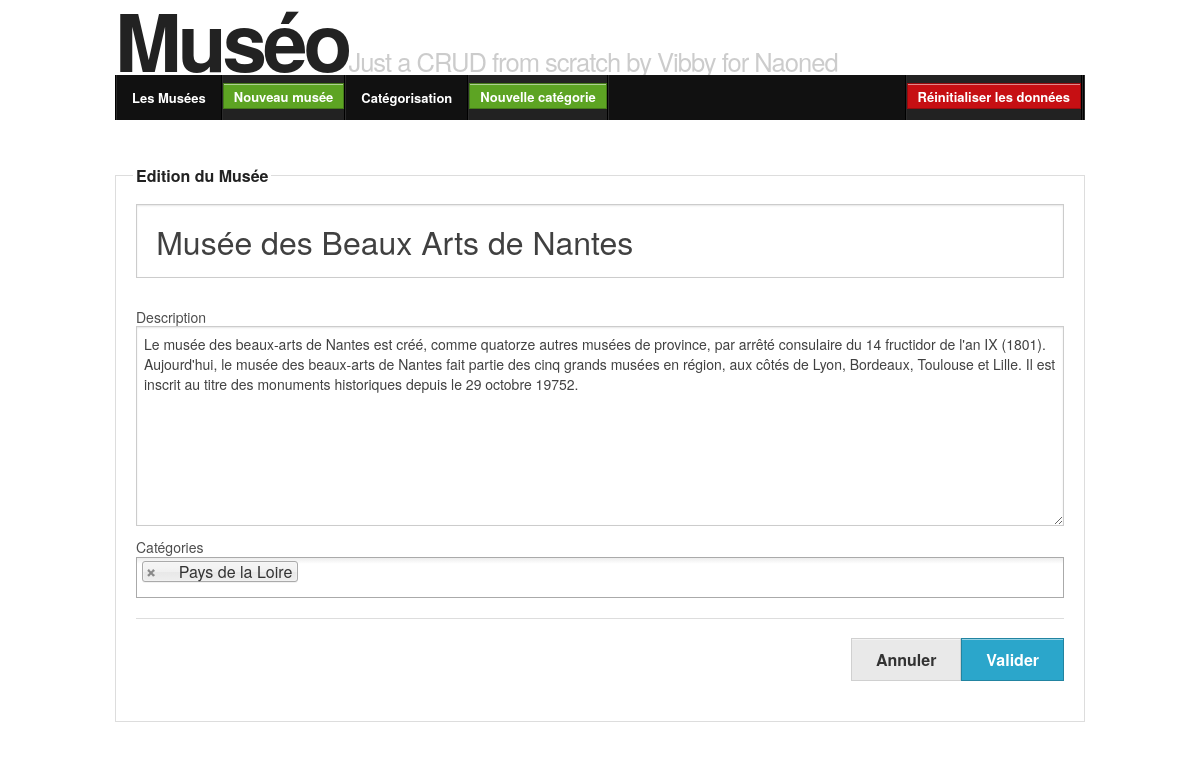
The page /editMuseum.php?id=5 on the database as committed earlier.
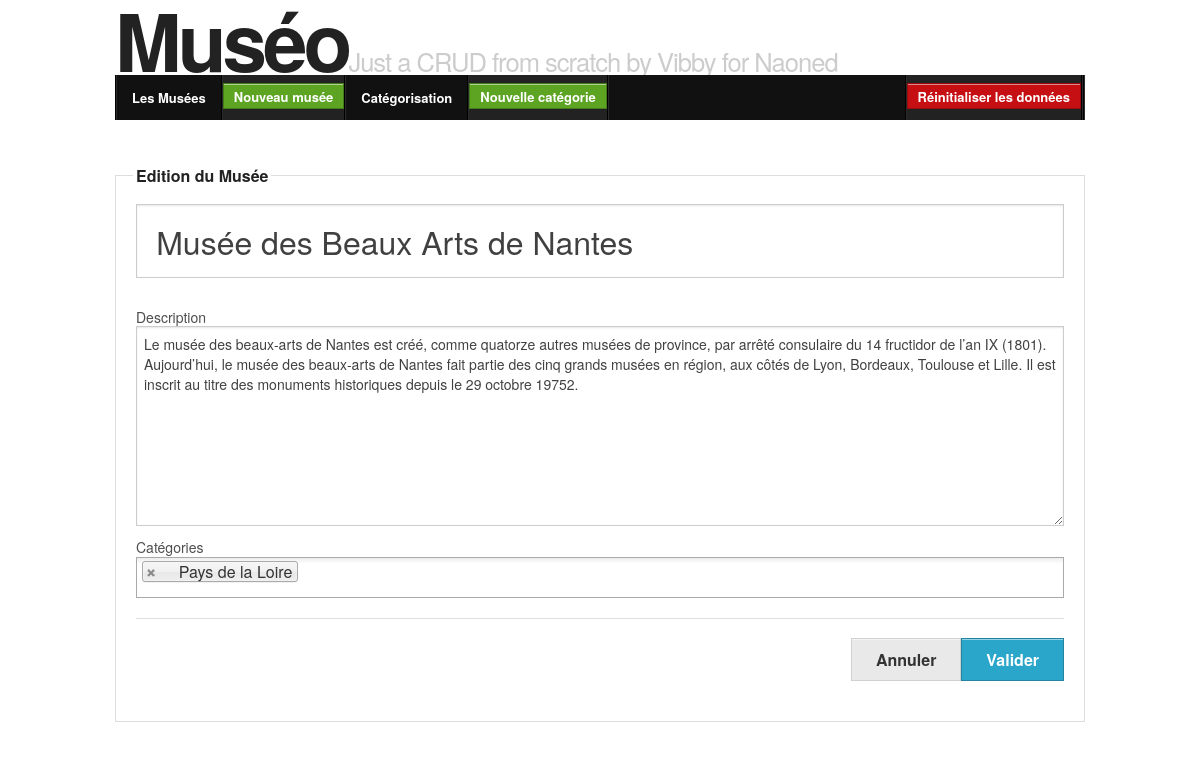
The same page on the database as committed later.
### tables this page shows
CREATE TABLE `museumcategory` (
  `category_id` int(10) NOT NULL DEFAULT '0',
  `museum_id` int(10) NOT NULL DEFAULT '0',
  PRIMARY KEY (`category_id`,`museum_id`),
  KEY `museum_id` (`museum_id`)
);

CREATE TABLE `museum` (
  `id` int(10) NOT NULL AUTO_INCREMENT,
  `name` varchar(50) NOT NULL,
  `description` varchar(1000) NOT NULL,
  PRIMARY KEY (`id`),
  UNIQUE KEY `name` (`name`)
);

### Museo/Lib/Controller.php (called while the page is built, shortened)
<?php
class Controller
{
	protected $config;
    public function __construct() {
		$this->config = new Config;
    }
    public function initDb() {
		$dbConnection = new connexionManager(
			$this->config->get('dbHost'),
			$this->config->get('dbName'),
			$this->config->get('dbUser'),
			$this->config->get('dbPassword')
		);
		$dbConnection->connexion->setAttribute(\PDO::ATTR_EMULATE_PREPARES, false);
		$dbConnection->connexion->setAttribute(\PDO::ATTR_ERRMODE, \PDO::ERRMODE_EXCEPTION);
		$this->db = $dbConnection->connexion;
    }
	protected function requireParam($paramName, $validator) {
		$param = $this->getParam($paramName, $validator);
		return $param;
	}
	protected function getParam($paramName, $validator) {
		return $_REQUEST[$paramName];
	}
	protected function initEditAction($sessionNamePrefix) {
		if (array_key_exists($sessionNamePrefix . '_data',$_SESSION)) {
			$data = $_SESSION[$sessionNamePrefix . '_data'];
		} else {
			$data = $this->getOneById()->toArray();
		}
		$errors = array_key_exists($sessionNamePrefix.'_errors',$_SESSION) ?
			$_SESSION[$sessionNamePrefix.'_errors'] :
			array();
		return array($data, $errors);
	}
}

### Museo/Controller/MuseumController.php (called while the page is built, shortened)
<?php
class MuseumController extends controller
{
	protected function getOneById($id = false) {
		if (!$id) {
			$id = $this->requireParam('id', \FILTER_VALIDATE_INT);
		}
		$museumManager = new MuseumManager($this->db);
		$museum = $museumManager->getOneById($id);
		return ($museum);
	}
	private function getCategoriesTree() {
		$categoryManager = new CategoryManager($this->db);
		return $categoryManager->getCategoriesTree();
	}
	function editAction() {
		$id = $this->requireParam('id', \FILTER_VALIDATE_INT);
		$sessionNamePrefix = 'museum_update'.$id;
		list($data, $errors) = $this->initEditAction($sessionNamePrefix);
		return (array(
			'categories' => $this->getCategoriesTree(),
			'token'      => $this->generateCrsf($sessionNamePrefix),
			'errors'     => $errors,
			'values'     => $data,
		));
	}
}

### Museo/Lib/Autoloader.php (called while the page is built, shortened)
<?php
class SplClassLoader
{
    private $_fileExtension = '.php';
    private $_namespace;
    private $_namespaceSeparator = '\\';
    public function __construct($ns = null, $includePath = null)
    {
        $this->_namespace = $ns;
        $this->_includePath = $includePath;
    }
    public function loadClass($className)
    {
        if (null === $this->_namespace || $this->_namespace.$this->_namespaceSeparator === substr($className, 0, strlen($this->_namespace.$this->_namespaceSeparator))) {
            $fileName = '';
            if (false !== ($lastNsPos = strripos($className, $this->_namespaceSeparator))) {
                $namespace = substr($className, 0, $lastNsPos);
                $className = substr($className, $lastNsPos + 1);
                $fileName = str_replace($this->_namespaceSeparator, DIRECTORY_SEPARATOR, $namespace) . DIRECTORY_SEPARATOR;
            }
            $fileName .= str_replace('_', DIRECTORY_SEPARATOR, $className) . $this->_fileExtension;
        }
    }
}

### Museo/Config.php (called while the page is built, shortened)
<?php
class Config {
	function __construct() {
		$this->config = array(
			'dbHost'     => 'localhost',
			'dbName'     => 'museo',
			'dbUser'     => 'root',
			'dbPassword' => '',
			'debug'      => true,
		);
	}
	function get($key) {
		return $this->config[$key];
	}
}

### Museo/Lib/ConnexionManager.php (called while the page is built, shortened)
<?php
class ConnexionManager{
	function __construct($dbHost, $dbName, $dbUser, $dbPassword){
		$this->dbHost = $dbHost;
		$this->dbName = $dbName;
	}
}

### Museo/Lib/ObjectManager.php (called while the page is built, shortened)
<?php
class objectManager
{
	public function __construct(\PDO $db = null) {
		$this->db = $db;
	}
}

### Museo/Model/MuseumManager.php (called while the page is built, shortened)
<?php
class MuseumManager extends ObjectManager implements DbObjectInterface
{
	public function getCollection(\PDOStatement $pdoStatement) {
		$collection = array();
		$pdoStatement->execute();
		foreach ($pdoStatement as $line) {
			if (!array_key_exists($line['museum_id'],$collection)) {
				$collection[$line['museum_id']] = new Museum($line);
			}
			if (array_key_exists('category_id', $line) && !is_null($line['category_id'])) {
				$collection[$line['museum_id']]->addCategory(new Category($line));
			}
		}
		return $collection;
	}
	public function getOneById($id) {
		$query = <<<EOT
			SELECT mc.category_id, m.id AS museum_id, m.description AS museum_description, m.name AS museum_name, c.name AS category_name, c.parentid
			FROM `museum` AS m
			LEFT JOIN `museumcategory` AS mc ON m.id = mc.museum_id
			LEFT JOIN `category` AS c ON mc.category_id = c.id
			WHERE m.id = :id
			;
EOT;
		$pdoStatement = $this->db->prepare($query);
		$pdoStatement->bindParam(':id', $id, \PDO::PARAM_INT);
		$collection = $this->getCollection($pdoStatement);
		return reset($collection);
	}
}

### Museo/Model/Museum.php (called while the page is built, shortened)
<?php
class Museum extends DbObject implements DbObjectInterface
{
	protected $id = null;
	protected $name = "";
	protected $categories = array();
	protected $description = "";
	public function getId() {
		return $this->id;
	}
	public function getName() {
		return $this->name;
	}
	public function getDescription() {
		return $this->description;
	}
	public function getCategories() {
		return $this->categories;
	}
	public function addCategory(Category $category) {
		return ($this->categories[] = $category);
	}
	public function toArray() {
		$categoriesIds = array();
		foreach ($this->getCategories() as $category) {
			$categoriesIds[] = $category->getId();
		}
		$data = array(
			'id'          => $this->getId(),
			'name'        => $this->getName(),
			'description' => $this->getDescription(),
			'categories'  => $categoriesIds,
		);
		return $data;
	}
	static function getFields() {
		return array('id','name','description');
	}
	static function getTableName() {
		return "museum";
	}
}

### Museo/Model/Category.php (called while the page is built, shortened)
<?php
class Category extends DbObject implements DbObjectInterface
{
	protected $id = null;
	public function getId() {
		return $this->id;
	}
	static function getTableName() {
		return "category";
	}
	static function getFields() {
		return array('id','name','parentid');
	}
}

### www/includes/museumForm.php (the view, shortened to what the changed rows need)
  <div class="row">
    <div class="large-12 columns">
      <input	 class="name <?php if (array_key_exists('name',$errors)) : ?>error<?php endif; ?>" type="text" name="museum[name]" placeholder="Nom du musée"
	<?php if (array_key_exists('name',$values)) : ?>
		value="<?php echo $values['name'] ?>"
	<?php endif; ?>
>
    </div>
  </div>
  <div class="row">
    <div class="large-12 columns">
      <label>Description</label>
      <textarea name="museum[description]"><?php if (array_key_exists('description',$values)) : ?><?php echo $values['description'] ?><?php endif; ?></textarea>
    </div>
  </div>
</fieldset>

Rows that differ between the two databases and show on the page:
changed through a linked row, museumcategory "Musée des Beaux Arts de Nantes": museum.description "…du 14 fructidor de l'an IX (1801). Aujourd'hui, le musée des beaux-arts…" → "…du 14 fructidor de l’an IX (1801). Aujourd’hui, le musée des beaux-arts…"
